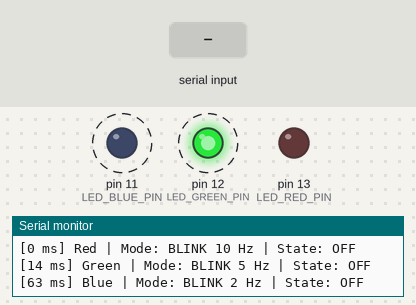
Recording of a sketch running on a simulated Arduino Uno, built with avr-gcc and run on an emulated ATmega328P. Parts: output pins drawn as LEDs (lit = HIGH), the last lines printed to the serial monitor. Dashed ring = blinking. The test bench sets the inputs (shaded band).

Above: at 0.16 s.
At 4.82 s:
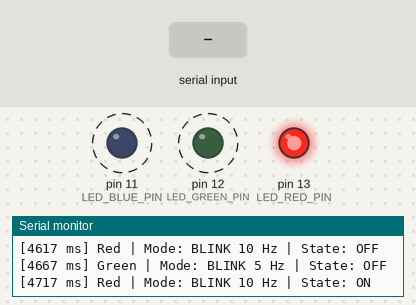
4.9 s: "0" received over Serial
At 5.12 s:
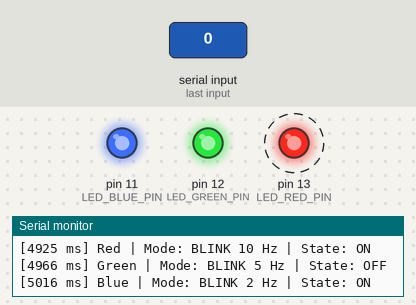
Timing chart, 0 to 32.9 s (numbered marks = the images above; inputs shaded):
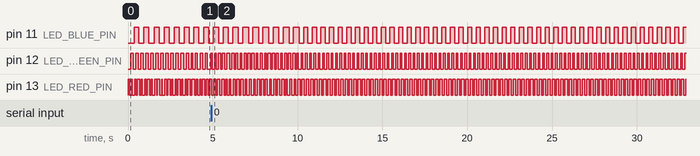

Measured:
- by itself, pin 12 (LED_GREEN_PIN): moves between LOW and HIGH, repeating every 8.1 s
- by itself, pin 13 (LED_RED_PIN): alternates HIGH for 0.15 s and LOW for 0.10 s

The sketch:

nomor2.ino
```cpp
/*
 * DHT11.h - Library untuk membaca Humidity dan Temperature dari DHT11 Sensor
 * Dibuat berdasarkan Communication Protocol DHT11
 *
 * Protocol Communication DHT11:
 * 1. Start Signal: MCU pull low minimal 18ms, kemudian pull up
 * 2. Response: DHT11 pull low 54us, lalu high 80us
 * 3. Data: 40-bit (5 byte) = Humidity Int + Humidity Dec + Temp Int + Temp Dec + Checksum
 * 4. Bit Encoding:
 *    - Bit '0': 54us low + 24us high
 *    - Bit '1': 54us low + 70us high
 */

#ifndef DHT11_H
#define DHT11_H

#include <Arduino.h>

// Definisi konstanta timing berdasarkan datasheet DHT11
#define DHT11_START_SIGNAL_LOW  18000  // Minimum 18ms start signal (dalam microseconds)
#define DHT11_START_SIGNAL_HIGH 40     // Pull up delay 20-40us
#define DHT11_TIMEOUT           1000   // Timeout untuk pembacaan (dalam microseconds)
#define DHT11_DATA_BITS         40     // Total 40 bit data
#define DHT11_MIN_INTERVAL      2000   // Minimum sampling interval 2 detik (dalam ms)

// Enum untuk status pembacaan
enum DHT11_Status {
  DHT11_OK = 0,              // Pembacaan berhasil
  DHT11_ERROR_TIMEOUT,       // Timeout saat menunggu response
  DHT11_ERROR_CHECKSUM,      // Checksum tidak valid
  DHT11_ERROR_TOO_FAST       // Sampling terlalu cepat (< 2 detik)
};

class DHT11 {
private:
  uint8_t _pin;                    // Pin data DHT11
  unsigned long _lastReadTime;     // Waktu pembacaan terakhir

  // Data sensor yang dibaca (5 byte)
  uint8_t _data[5];                // [0]=RH_Int, [1]=RH_Dec, [2]=Temp_Int, [3]=Temp_Dec, [4]=Checksum

  float _humidity;                 // Humidity dalam percentage
  float _temperature;              // Temperature dalam Celsius
  DHT11_Status _status;            // Status pembacaan terakhir

  /*
   * Fungsi untuk mengirim start signal ke DHT11
   * Protocol: Pull low minimal 18ms, kemudian pull high
   */
  void sendStartSignal();

  /*
   * Fungsi untuk menunggu response dari DHT11
   * Response: DHT11 pull low 54us, kemudian high 80us
   * Return: true jika response valid, false jika timeout
   */
  bool waitForResponse();

  /*
   * Fungsi untuk membaca 1 bit dari DHT11
   * Bit '0': 54us low + 24us high (total ~78us high time)
   * Bit '1': 54us low + 70us high (total ~124us high time)
   * Return: 0 atau 1
   */
  uint8_t readBit();

  /*
   * Fungsi untuk membaca 1 byte (8 bit) dari DHT11
   * Return: byte value (0-255)
   */
  uint8_t readByte();

  /*
   * Fungsi untuk menunggu pin menjadi LOW atau HIGH dengan timeout
   * Parameter: state (LOW/HIGH), timeout dalam microseconds
   * Return: true jika berhasil, false jika timeout
   */
  bool waitForPinState(uint8_t state, unsigned long timeout);

public:
  /*
   * Constructor - Inisialisasi DHT11 dengan pin tertentu
   * Parameter: pin - nomor pin digital Arduino yang terhubung ke DHT11
   */
  DHT11(uint8_t pin);

  /*
   * Fungsi untuk memulai komunikasi dengan DHT11
   * Harus dipanggil di setup()
   */
  void begin();

  /*
   * Fungsi utama untuk membaca data dari DHT11
   * Mengikuti protocol communication:
   * 1. Kirim start signal
   * 2. Tunggu response
   * 3. Baca 40 bit data (5 byte)
   * 4. Verifikasi checksum
   *
   * Return: DHT11_Status (OK, ERROR_TIMEOUT, ERROR_CHECKSUM, ERROR_TOO_FAST)
   */
  DHT11_Status read();

  /*
   * Getter untuk humidity dalam percentage (%)
   * Return: float (20.0 - 90.0%)
   */
  float getHumidity();

  /*
   * Getter untuk temperature dalam Celsius (°C)
   * Return: float (0.0 - 50.0°C)
   */
  float getTemperature();

  /*
   * Getter untuk temperature dalam Fahrenheit (°F)
   * Konversi: F = C * 9/5 + 32
   * Return: float (32.0 - 122.0°F)
   */
  float getTemperatureF();

  /*
   * Getter untuk status pembacaan terakhir
   * Return: DHT11_Status enum
   */
  DHT11_Status getStatus();

  /*
   * Fungsi untuk mendapatkan string keterangan status
   * Return: String deskripsi status
   */
  String getStatusString();
};

#endif // DHT11_H
```

nomor1.ino
```cpp
// Pin LED
#define LED_RED_PIN   13
#define LED_GREEN_PIN 12
#define LED_BLUE_PIN  11

// Mode kerja LED
enum LedMode {
  MODE_OFF,
  MODE_ON,
  MODE_BLINK
};

// Kelas LED
class LED {
private:
  String name;
  int pin;
  bool activeLow;
  int freq;
  unsigned long halfPeriod;
  LedMode mode;
  bool state;
  unsigned long lastBlink;

public:
  LED(String n, int p, bool aLow, int f) {
    name = n;
    pin = p;
    activeLow = aLow;
    freq = f;
    halfPeriod = (1000 / f) / 2;

    mode = MODE_OFF;
    state = false;
    lastBlink = 0;

    pinMode(pin, OUTPUT);
    setPin(false);
  }

  // Ganti mode LED
  void setMode(LedMode m) {
    mode = m;

    if (m == MODE_ON) {
      turnOn();
    }
    else if (m == MODE_OFF) {
      turnOff();
    }
    else if (m == MODE_BLINK) {
      lastBlink = millis();
      printInfo();
    }
  }

  void turnOn() {
    state = true;
    setPin(true);
    if (mode != MODE_BLINK) printInfo();
  }

  void turnOff() {
    state = false;
    setPin(false);
    if (mode != MODE_BLINK) printInfo();
  }

private:
  void setPin(bool s) {
    int out = s ? (activeLow ? LOW : HIGH)
        : (activeLow ? HIGH : LOW);
    digitalWrite(pin, out);
  }

  void toggle() {
    state = !state;
    setPin(state);
  }

public:
  // Dipanggil di loop()
  void update() {
    if (mode != MODE_BLINK) return;

    unsigned long now = millis();
    if (now - lastBlink >= halfPeriod) {
      toggle();
      lastBlink = now;
      printInfo();
    }
  }

  // Print info ke Serial
  void printInfo() {
    Serial.print("[");
    Serial.print(millis());
    Serial.print(" ms] ");
    Serial.print(name);
    Serial.print(" | Mode: ");

    switch (mode) {
      case MODE_OFF:   Serial.print("OFF"); break;
      case MODE_ON:    Serial.print("ON"); break;
      case MODE_BLINK:
        Serial.print("BLINK ");
        Serial.print(freq);
        Serial.print(" Hz");
        break;
    }

    Serial.print(" | State: ");
    Serial.println(state ? "ON" : "OFF");
  }
};

// Object LED
LED ledRed("Red", LED_RED_PIN, true, 10);
LED ledGreen("Green", LED_GREEN_PIN, false, 5);
LED ledBlue("Blue", LED_BLUE_PIN, false, 2);

void setup() {
  Serial.begin(9600);

  Serial.println("=== 3 LED Control Blink OOP ===");

  ledRed.setMode(MODE_BLINK);
  ledGreen.setMode(MODE_BLINK);
  ledBlue.setMode(MODE_BLINK);
}

void loop() {
  ledRed.update();
  ledGreen.update();
  ledBlue.update();

  // Uji input dari Serial
  if (Serial.available()) {
    char sel = Serial.read();
    delay(10);

    if (Serial.available()) {
      char m = Serial.read();

      LedMode newMode;
      if (m == '0') newMode = MODE_OFF;
      else if (m == '1') newMode = MODE_ON;
      else if (m == '2') newMode = MODE_BLINK;
      else return;

      if (sel == 'r') ledRed.setMode(newMode);
      else if (sel == 'g') ledGreen.setMode(newMode);
      else if (sel == 'b') ledBlue.setMode(newMode);

      Serial.print("Set ");
      Serial.print(sel == 'r' ? "Red" : sel == 'g' ? "Green" : "Blue");
      Serial.print("to Mode ");
      Serial.println(m);
    }
  }
}
```

nomor4.ino
```cpp
/*
 * DHT11.h - Library untuk membaca Humidity dan Temperature dari DHT11 Sensor
 * Dibuat berdasarkan Communication Protocol DHT11
 *
 * Protocol Communication DHT11:
 * 1. Start Signal: MCU pull low minimal 18ms, kemudian pull up
 * 2. Response: DHT11 pull low 54us, lalu high 80us
 * 3. Data: 40-bit (5 byte) = Humidity Int + Humidity Dec + Temp Int + Temp Dec + Checksum
 * 4. Bit Encoding:
 *    - Bit '0': 54us low + 24us high
 *    - Bit '1': 54us low + 70us high
 */

#ifndef DHT11_H
#define DHT11_H

#include <Arduino.h>

// Definisi konstanta timing berdasarkan datasheet DHT11
#define DHT11_START_SIGNAL_LOW  18000  // Minimum 18ms start signal (dalam microseconds)
#define DHT11_START_SIGNAL_HIGH 40     // Pull up delay 20-40us
#define DHT11_TIMEOUT           1000   // Timeout untuk pembacaan (dalam microseconds)
#define DHT11_DATA_BITS         40     // Total 40 bit data
#define DHT11_MIN_INTERVAL      2000   // Minimum sampling interval 2 detik (dalam ms)

// Enum untuk status pembacaan
enum DHT11_Status {
  DHT11_OK = 0,              // Pembacaan berhasil
  DHT11_ERROR_TIMEOUT,       // Timeout saat menunggu response
  DHT11_ERROR_CHECKSUM,      // Checksum tidak valid
  DHT11_ERROR_TOO_FAST       // Sampling terlalu cepat (< 2 detik)
};

class DHT11 {
private:
  uint8_t _pin;                    // Pin data DHT11
  unsigned long _lastReadTime;     // Waktu pembacaan terakhir

  // Data sensor yang dibaca (5 byte)
  uint8_t _data[5];                // [0]=RH_Int, [1]=RH_Dec, [2]=Temp_Int, [3]=Temp_Dec, [4]=Checksum

  float _humidity;                 // Humidity dalam percentage
  float _temperature;              // Temperature dalam Celsius
  DHT11_Status _status;            // Status pembacaan terakhir

  /*
   * Fungsi untuk mengirim start signal ke DHT11
   * Protocol: Pull low minimal 18ms, kemudian pull high
   */
  void sendStartSignal();

  /*
   * Fungsi untuk menunggu response dari DHT11
   * Response: DHT11 pull low 54us, kemudian high 80us
   * Return: true jika response valid, false jika timeout
   */
  bool waitForResponse();

  /*
   * Fungsi untuk membaca 1 bit dari DHT11
   * Bit '0': 54us low + 24us high (total ~78us high time)
   * Bit '1': 54us low + 70us high (total ~124us high time)
   * Return: 0 atau 1
   */
  uint8_t readBit();

  /*
   * Fungsi untuk membaca 1 byte (8 bit) dari DHT11
   * Return: byte value (0-255)
   */
  uint8_t readByte();

  /*
   * Fungsi untuk menunggu pin menjadi LOW atau HIGH dengan timeout
   * Parameter: state (LOW/HIGH), timeout dalam microseconds
   * Return: true jika berhasil, false jika timeout
   */
  bool waitForPinState(uint8_t state, unsigned long timeout);

public:
  /*
   * Constructor - Inisialisasi DHT11 dengan pin tertentu
   * Parameter: pin - nomor pin digital Arduino yang terhubung ke DHT11
   */
  DHT11(uint8_t pin);

  /*
   * Fungsi untuk memulai komunikasi dengan DHT11
   * Harus dipanggil di setup()
   */
  void begin();

  /*
   * Fungsi utama untuk membaca data dari DHT11
   * Mengikuti protocol communication:
   * 1. Kirim start signal
   * 2. Tunggu response
   * 3. Baca 40 bit data (5 byte)
   * 4. Verifikasi checksum
   *
   * Return: DHT11_Status (OK, ERROR_TIMEOUT, ERROR_CHECKSUM, ERROR_TOO_FAST)
   */
  DHT11_Status read();

  /*
   * Getter untuk humidity dalam percentage (%)
   * Return: float (20.0 - 90.0%)
   */
  float getHumidity();

  /*
   * Getter untuk temperature dalam Celsius (°C)
   * Return: float (0.0 - 50.0°C)
   */
  float getTemperature();

  /*
   * Getter untuk temperature dalam Fahrenheit (°F)
   * Konversi: F = C * 9/5 + 32
   * Return: float (32.0 - 122.0°F)
   */
  float getTemperatureF();

  /*
   * Getter untuk status pembacaan terakhir
   * Return: DHT11_Status enum
   */
  DHT11_Status getStatus();

  /*
   * Fungsi untuk mendapatkan string keterangan status
   * Return: String deskripsi status
   */
  String getStatusString();
};

#endif // DHT11_H
```
